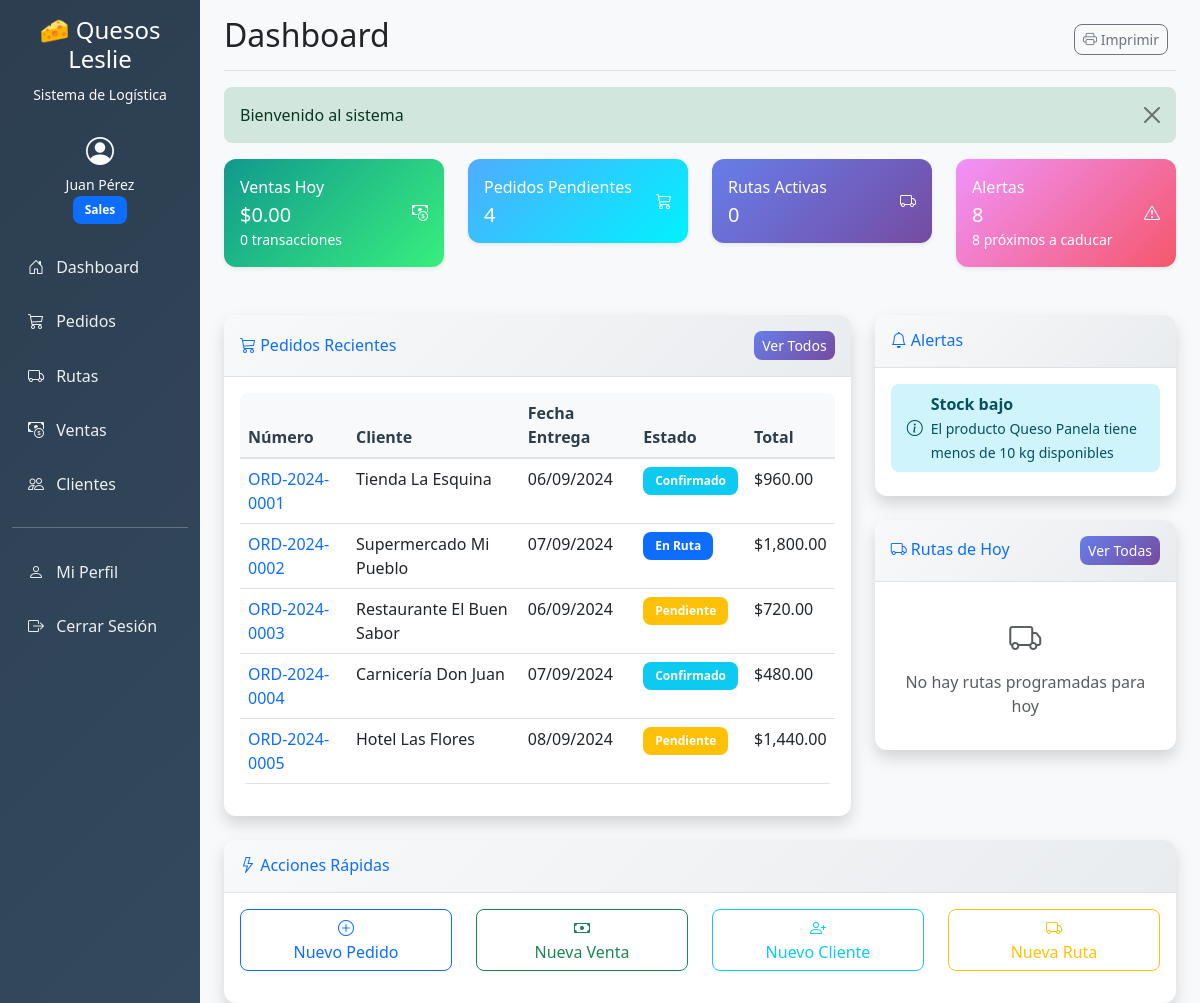
Screenshot of / (signed in) with the database file from the repository.
### tables this page shows
CREATE TABLE `orders` (
  `id` int(11) NOT NULL AUTO_INCREMENT,
  `order_number` varchar(50) NOT NULL,
  `customer_id` int(11) NOT NULL,
  `order_date` date NOT NULL,
  `delivery_date` date NOT NULL,
  `status` enum('pending','confirmed','in_route','delivered','cancelled') NOT NULL DEFAULT 'pending',
  `order_type` enum('presale','direct','route') NOT NULL DEFAULT 'presale',
  `total_amount` decimal(10,2) NOT NULL DEFAULT 0.00,
  `notes` text,
  `qr_code` varchar(100) DEFAULT NULL,
  `created_by` int(11) NOT NULL,
  `created_at` timestamp NOT NULL DEFAULT CURRENT_TIMESTAMP,
  `updated_at` timestamp NOT NULL DEFAULT CURRENT_TIMESTAMP ON UPDATE CURRENT_TIMESTAMP,
  PRIMARY KEY (`id`),
  UNIQUE KEY `order_number` (`order_number`),
  KEY `customer_id` (`customer_id`),
  KEY `created_by` (`created_by`),
  FOREIGN KEY (`customer_id`) REFERENCES `customers` (`id`),
  FOREIGN KEY (`created_by`) REFERENCES `users` (`id`)
);

CREATE TABLE `customers` (
  `id` int(11) NOT NULL AUTO_INCREMENT,
  `code` varchar(50) NOT NULL,
  `name` varchar(100) NOT NULL,
  `contact_person` varchar(100) DEFAULT NULL,
  `phone` varchar(20) DEFAULT NULL,
  `email` varchar(100) DEFAULT NULL,
  `address` text NOT NULL,
  `location_lat` decimal(10,8) DEFAULT NULL,
  `location_lng` decimal(11,8) DEFAULT NULL,
  `customer_type` enum('regular','wholesale','retail') NOT NULL DEFAULT 'regular',
  `credit_limit` decimal(10,2) NOT NULL DEFAULT 0.00,
  `payment_terms` int(11) NOT NULL DEFAULT 0,
  `is_active` tinyint(1) NOT NULL DEFAULT 1,
  `created_at` timestamp NOT NULL DEFAULT CURRENT_TIMESTAMP,
  `updated_at` timestamp NOT NULL DEFAULT CURRENT_TIMESTAMP ON UPDATE CURRENT_TIMESTAMP,
  PRIMARY KEY (`id`),
  UNIQUE KEY `code` (`code`)
);

CREATE TABLE `notifications` (
  `id` int(11) NOT NULL AUTO_INCREMENT,
  `user_id` int(11) DEFAULT NULL,
  `type` enum('expiration_alert','low_stock','delivery_reminder','payment_due','quality_issue') NOT NULL,
  `title` varchar(200) NOT NULL,
  `message` text NOT NULL,
  `reference_id` int(11) DEFAULT NULL,
  `reference_type` varchar(50) DEFAULT NULL,
  `is_read` tinyint(1) NOT NULL DEFAULT 0,
  `priority` enum('low','medium','high','urgent') NOT NULL DEFAULT 'medium',
  `created_at` timestamp NOT NULL DEFAULT CURRENT_TIMESTAMP,
  PRIMARY KEY (`id`),
  KEY `user_id` (`user_id`),
  FOREIGN KEY (`user_id`) REFERENCES `users` (`id`)
);

### views/home/dashboard.php (the view, shortened to what the rows shown need)
<div class="row">
    <div class="col-xl-8 col-lg-7">
        <div class="card shadow mb-4">
            <div class="card-body">
                <?php if (!empty($recent_orders)): ?>
                <div class="table-responsive">
                    <table class="table table-hover">
                        <thead class="table-light">
                            <tr>
                                <th>Número</th>
                                <th>Cliente</th>
                                <th>Fecha Entrega</th>
                                <th>Estado</th>
                                <th>Total</th>
                            </tr>
                        </thead>
                        <tbody>
                            <?php foreach ($recent_orders as $order): ?>
                            <tr>
                                <td>
                                    <a href="<?php echo BASE_URL; ?>orders/view/<?php echo $order['id']; ?>" class="text-decoration-none">
                                        <?php echo htmlspecialchars($order['order_number']); ?>
                                    </a>
                                </td>
                                <td><?php echo htmlspecialchars($order['customer_name']); ?></td>
                                <td><?php echo date('d/m/Y', strtotime($order['delivery_date'])); ?></td>
                                <td>
                                    <?php
                                    $status_classes = [
                                        'pending' => 'warning',
                                        'confirmed' => 'info',
                                        'in_route' => 'primary',
                                        'delivered' => 'success',
                                        'cancelled' => 'danger'
                                    ];
                                    $status_labels = [
                                        'pending' => 'Pendiente',
                                        'confirmed' => 'Confirmado',
                                        'in_route' => 'En Ruta',
                                        'delivered' => 'Entregado',
                                        'cancelled' => 'Cancelado'
                                    ];
                                    ?>
                                    <span class="badge bg-<?php echo $status_classes[$order['status']]; ?> badge-status">
                                        <?php echo $status_labels[$order['status']]; ?>
                                    </span>
                                </td>
                                <td>$<?php echo number_format($order['total_amount'], 2); ?></td>
                            </tr>
                            <?php endforeach; ?>
                        </tbody>
                    </table>
                </div>
                <?php endif; ?>
            </div>
        </div>
    </div>
    <div class="col-xl-4 col-lg-5">
        <div class="card shadow mb-4">
            <div class="card-body">
                <?php if (!empty($alerts)): ?>
                <?php foreach (array_slice($alerts, 0, 5) as $alert): ?>
                <div class="alert alert-<?php echo $alert['priority'] === 'high' ? 'warning' : 'info'; ?> py-2 mb-2">
                    <div class="d-flex align-items-center">
                        <i class="bi bi-<?php echo $alert['type'] === 'expiration_alert' ? 'clock' : 'info-circle'; ?> me-2"></i>
                        <div class="flex-grow-1">
                            <strong><?php echo htmlspecialchars($alert['title']); ?></strong>
                            <br>
                            <small><?php echo htmlspecialchars($alert['message']); ?></small>
                        </div>
                    </div>
                </div>
                <?php endforeach; ?>
                <?php endif; ?>
            </div>
        </div>
    </div>
</div>

### rows the page displays
orders: order_number "ORD-2024-0001", customer.name "Tienda La Esquina", delivery_date "06/09/2024", status "Confirmado", total_amount "960.00"
orders: order_number "ORD-2024-0002", customer.name "Supermercado Mi Pueblo", delivery_date "07/09/2024", status "En Ruta", total_amount "1,800.00"
orders: order_number "ORD-2024-0003", customer.name "Restaurante El Buen Sabor", delivery_date "06/09/2024", status "Pendiente", total_amount "720.00"
orders: order_number "ORD-2024-0004", customer.name "Carnicería Don Juan", delivery_date "07/09/2024", status "Confirmado", total_amount "480.00"
orders: order_number "ORD-2024-0005", customer.name "Hotel Las Flores", delivery_date "08/09/2024", status "Pendiente", total_amount "1,440.00"
notifications: title "Stock bajo", message "El producto Queso Panela tiene menos de 10 kg disponibles"

### other values shown
$_SESSION['user_name'] "Juan Pérez"
$_SESSION['user_role'] "Sales"
$page_title "Dashboard"
$flash['message'] "Bienvenido al sistema"
$stats['sales_today']['total'] "0.00"
$stats['sales_today']['count'] "0"
$stats['pending_orders'] "4"
$stats['active_routes'] "0"
$stats['low_stock'] + $stats['expiring_products'] "8"
$stats['expiring_products'] "8"
